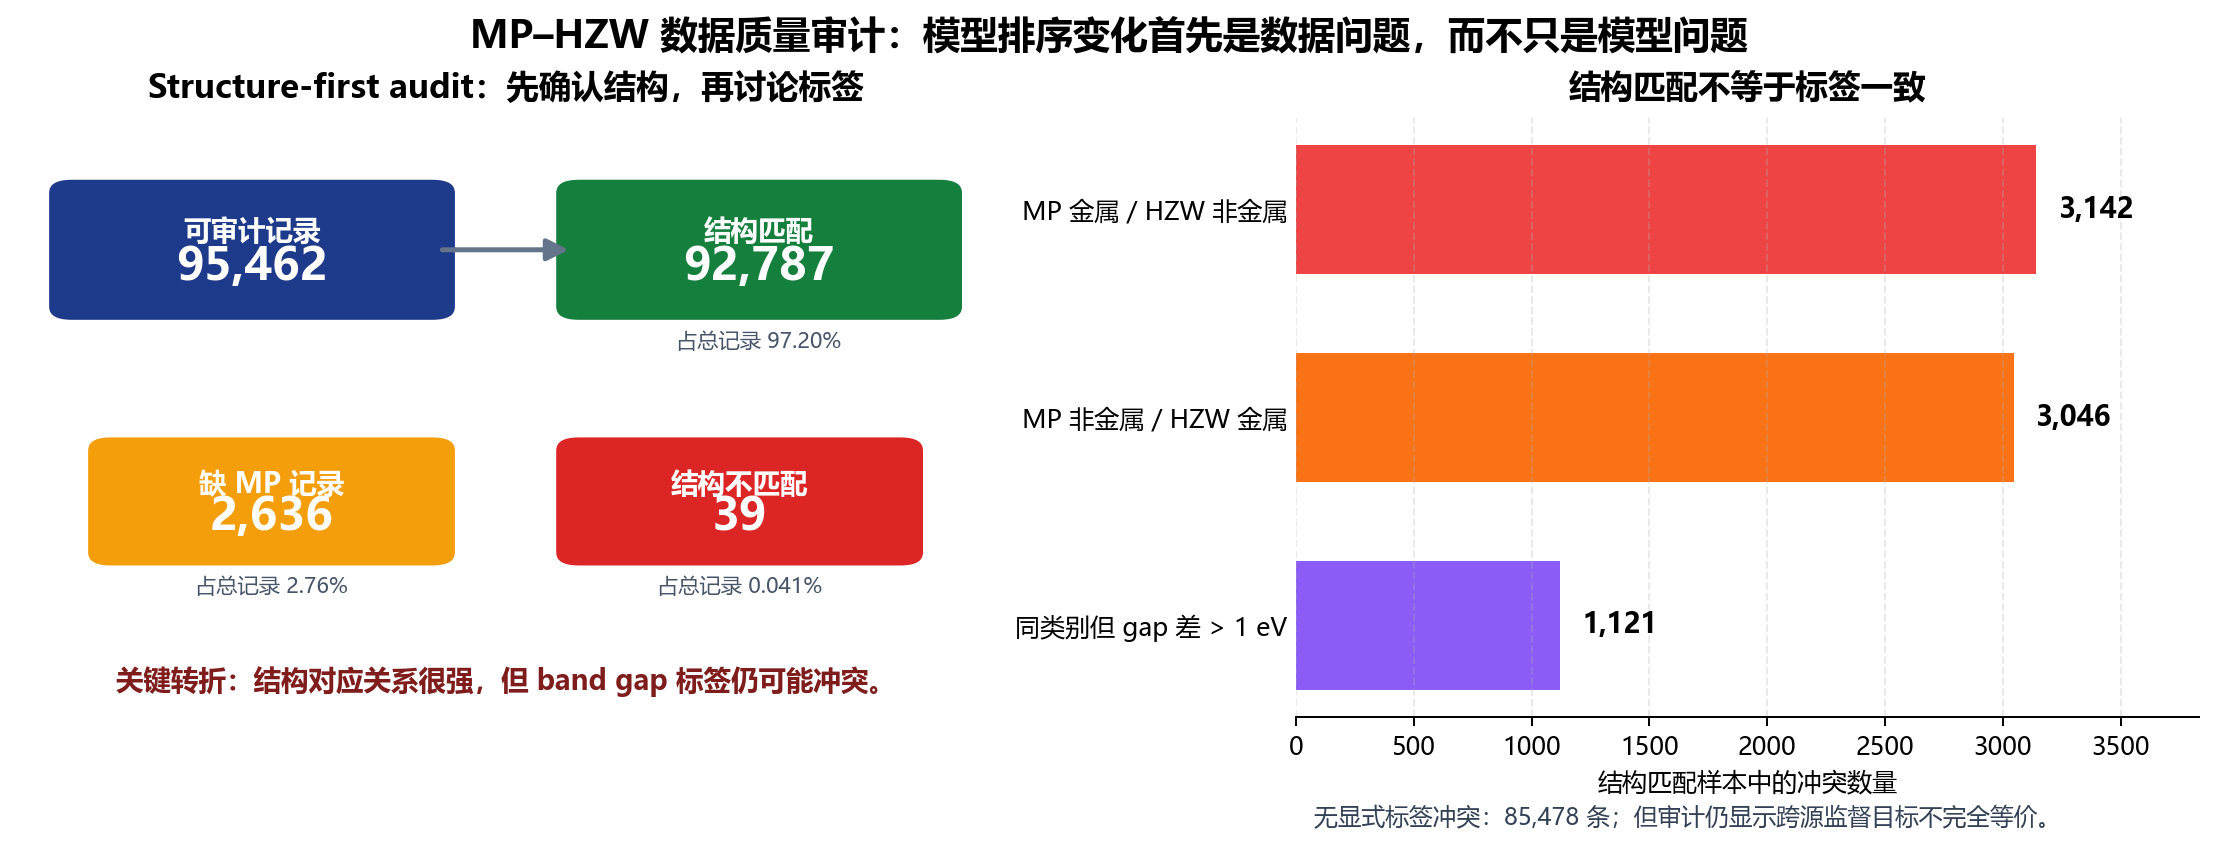

Write Python code to recreate this figure.
from __future__ import annotations

import json
from pathlib import Path

import matplotlib.pyplot as plt
from matplotlib.patches import FancyBboxPatch, FancyArrowPatch

ROOT = Path(__file__).resolve().parents[2]
SOURCE = ROOT / "results/data_quality/structure_first_strict_180/mp_hzw_structure_first_summary.json"
OUT_PDF = Path(__file__).with_suffix(".pdf")
OUT_PNG = Path(__file__).with_suffix(".png")

plt.rcParams.update({
    "font.family": "sans-serif",
    "font.sans-serif": ["Microsoft YaHei", "SimHei", "DejaVu Sans"],
    "axes.unicode_minus": False,
    "pdf.fonttype": 42,
    "ps.fonttype": 42,
})


def box(ax, x, y, w, h, title, value, color, subtitle=""):
    patch = FancyBboxPatch((x, y), w, h, boxstyle="round,pad=0.02,rounding_size=0.025",
                           facecolor=color, edgecolor="white", linewidth=1.5)
    ax.add_patch(patch)
    ax.text(x+w/2, y+h*0.65, title, ha="center", va="center", fontsize=11, color="white", fontweight="bold")
    ax.text(x+w/2, y+h*0.35, f"{value:,}", ha="center", va="center", fontsize=18, color="white", fontweight="bold")
    if subtitle:
        ax.text(x+w/2, y-0.035, subtitle, ha="center", va="top", fontsize=8.5, color="#475569")


def main() -> None:
    data = json.loads(SOURCE.read_text(encoding="utf-8"))
    total = int(data["total_rows"])
    matched = int(data["structure_matched_rows"])
    unmatched = int(data["structure_unmatched_rows"])
    missing = int(data["missing_mp_record_rows"])
    conflicts = data["matched_label_conflict_counts"]
    conflict_values = [
        int(conflicts["mp_metal_hzw_nonmetal"]),
        int(conflicts["mp_nonmetal_hzw_metal"]),
        int(conflicts["same_class_gap_diff_gt_1ev"]),
    ]
    conflict_labels = ["MP 金属 / HZW 非金属", "MP 非金属 / HZW 金属", "同类别但 gap 差 > 1 eV"]

    fig = plt.figure(figsize=(12.2, 4.6), constrained_layout=True)
    gs = fig.add_gridspec(1, 2, width_ratios=[1.08, 1.0])
    ax0 = fig.add_subplot(gs[0, 0])
    ax1 = fig.add_subplot(gs[0, 1])

    ax0.set_xlim(0, 1)
    ax0.set_ylim(0, 1)
    ax0.axis("off")
    ax0.set_title("Structure-first audit：先确认结构，再讨论标签", fontsize=13, fontweight="bold", pad=8)
    box(ax0, 0.05, 0.68, 0.38, 0.20, "可审计记录", total, "#1e3a8a")
    box(ax0, 0.57, 0.68, 0.38, 0.20, "结构匹配", matched, "#15803d", f"占总记录 {matched/total*100:.2f}%")
    ax0.add_patch(FancyArrowPatch((0.43, 0.78), (0.57, 0.78), arrowstyle="-|>", mutation_scale=18,
                                  linewidth=2, color="#64748b"))
    box(ax0, 0.09, 0.27, 0.34, 0.18, "缺 MP 记录", missing, "#f59e0b", f"占总记录 {missing/total*100:.2f}%")
    box(ax0, 0.57, 0.27, 0.34, 0.18, "结构不匹配", unmatched, "#dc2626", f"占总记录 {unmatched/total*100:.3f}%")
    ax0.text(0.5, 0.06, "关键转折：结构对应关系很强，但 band gap 标签仍可能冲突。",
             ha="center", va="center", fontsize=11, color="#7f1d1d", fontweight="bold")

    colors = ["#ef4444", "#f97316", "#8b5cf6"]
    bars = ax1.barh(range(3), conflict_values, color=colors, height=0.62)
    ax1.set_yticks(range(3), conflict_labels, fontsize=10)
    ax1.invert_yaxis()
    ax1.set_xlabel("结构匹配样本中的冲突数量", fontsize=10)
    ax1.set_title("结构匹配不等于标签一致", fontsize=13, fontweight="bold", pad=8)
    ax1.grid(axis="x", linestyle="--", alpha=0.28)
    ax1.spines[["top", "right", "left"]].set_visible(False)
    ax1.tick_params(axis="y", length=0)
    xmax = max(conflict_values) * 1.22
    ax1.set_xlim(0, xmax)
    for bar, value in zip(bars, conflict_values):
        ax1.text(value + xmax*0.025, bar.get_y()+bar.get_height()/2, f"{value:,}",
                 va="center", fontsize=11, fontweight="bold")
    no_conflict = int(conflicts["no_label_conflict"])
    ax1.text(0.02, -0.18, f"无显式标签冲突：{no_conflict:,} 条；但审计仍显示跨源监督目标不完全等价。",
             transform=ax1.transAxes, fontsize=9.5, color="#334155")

    fig.suptitle("MP–HZW 数据质量审计：模型排序变化首先是数据问题，而不只是模型问题",
                 fontsize=15, fontweight="bold")
    fig.savefig(OUT_PDF, bbox_inches="tight")
    fig.savefig(OUT_PNG, dpi=180, bbox_inches="tight")
    plt.close(fig)

    print(f"total={total}")
    print(f"matched={matched}")
    print(f"unmatched={unmatched}")
    print(f"missing={missing}")
    print(f"mp_metal_hzw_nonmetal={conflict_values[0]}")
    print(f"mp_nonmetal_hzw_metal={conflict_values[1]}")
    print(f"same_class_gap_diff_gt_1ev={conflict_values[2]}")
    print(f"wrote={OUT_PDF}")


if __name__ == "__main__":
    main()
